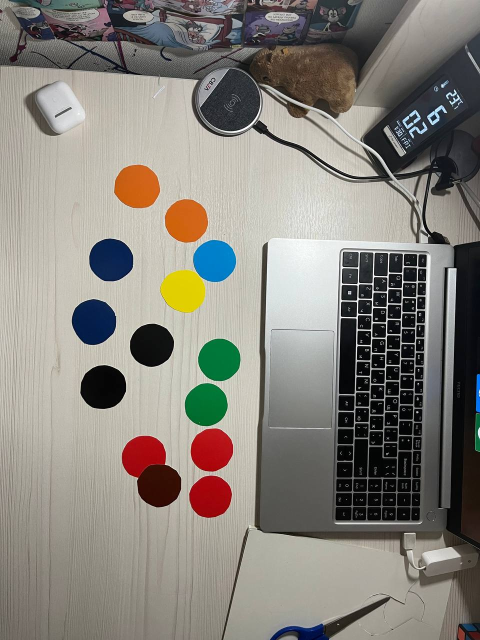
#> input picture КЗ/2 этап/Командные задачи/test.jpg, 960 x 1280 px, given in place of video.mjpg, which was not available (shown at 1/2 size)
$ python connection.py
#> lines starting #> are read from the running program, lines starting #| are printed output that depends on the picture; pictures that were not available may be replaced by others from this repository, and a replacement may not be noted
#> in readRaw, rawImg is the input picture: shape (1280, 960, 3); mean B, G, R 123.6, 130.9, 134.6
### ИРС/Final/server/solution/vision.py
import traceback

import cv2
import numpy as np
import math
from functools import lru_cache

def getUndistortedImage(img, mtx, dist):
    h, w = img.shape[:2]
#> h = 1280; w = 960
    newCameraMtx, roi = cv2.getOptimalNewCameraMatrix(mtx, dist, (w, h), 1, (w, h))
#> roi = (283, 136, 543, 953)
    dst = cv2.undistort(img, mtx, dist, None, newCameraMtx)
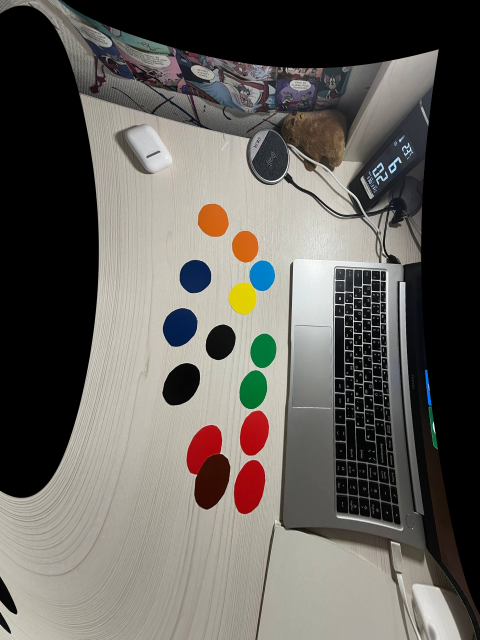
#> dst: shape (1280, 960, 3) (shown at 1/2 size); mean B, G, R 90.4, 95.7, 99
    x, y, w, h = roi
#> x = 283; y = 136; w = 543; h = 953
    dst = dst[y:y+h, x:x+w]
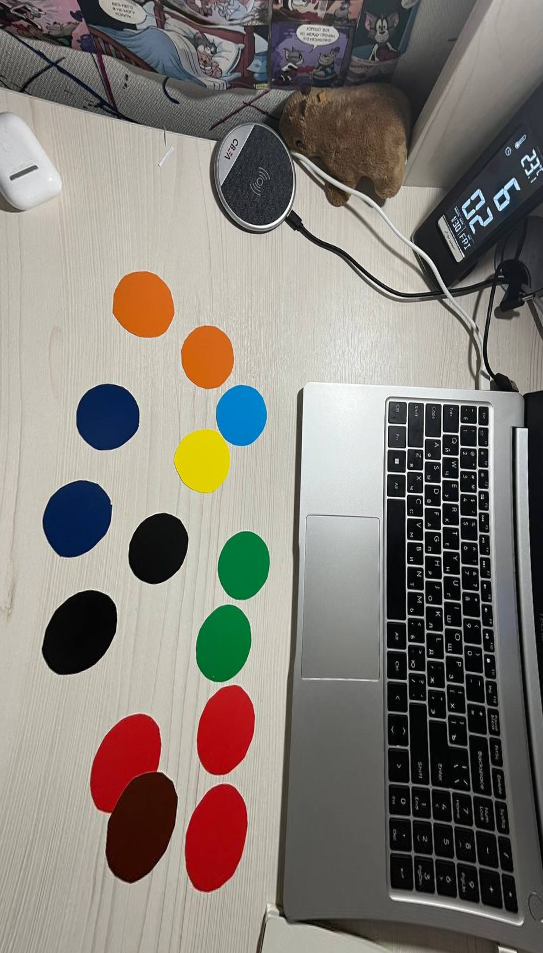
#> dst: shape (953, 543, 3); mean B, G, R 118.9, 125.5, 130.9
#> in getUndistortedImage (call 2), `dst = cv2.undistort(img, mtx, dist, None, newCameraMtx)`:
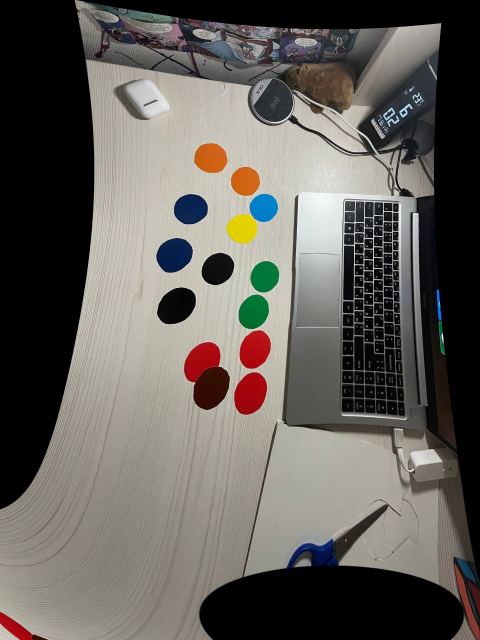
#> dst: shape (1280, 960, 3) (shown at 1/2 size); mean B, G, R 90.6, 96.3, 99.8
#> in getUndistortedImage (call 2), `dst = dst[y:y+h, x:x+w]`:
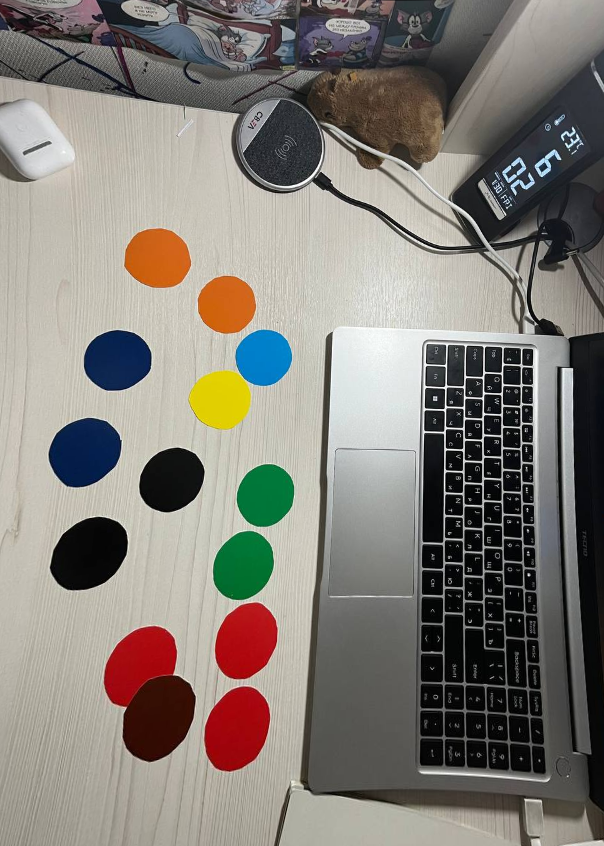
#> dst: shape (846, 604, 3); mean B, G, R 119.7, 126.5, 131.3
    return dst

# [22 lines left out: functions getStitcheredImage, rotateImage, rotateImageByPoint, not called in this run]

def getFullScene(leftImg, rightImg):
    k = 0.8035
    rightImg = cv2.resize(rightImg, (int(rightImg.shape[1] * k), int(rightImg.shape[0] * k)))
    offsetCenter = -40
    leftImg = leftImg[68 + offsetCenter:]
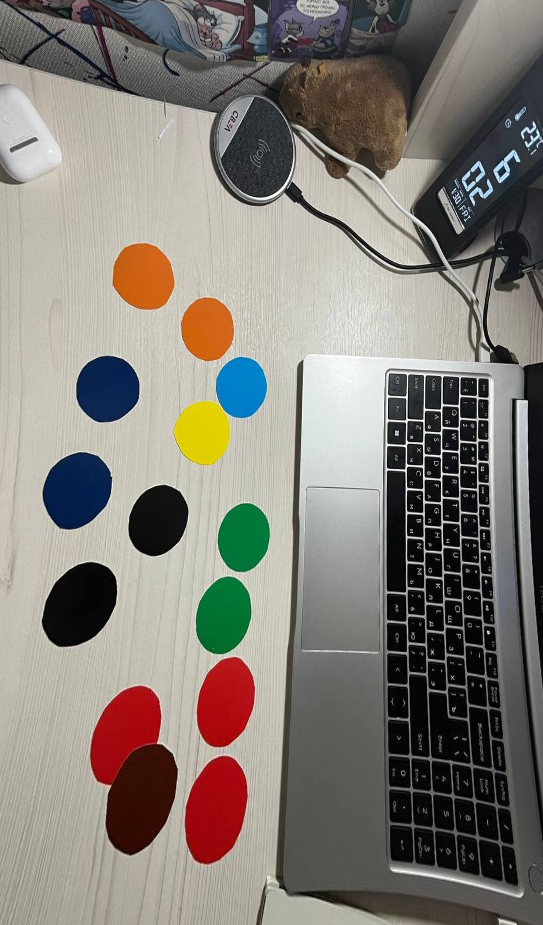
#> leftImg: shape (925, 543, 3); mean of channels 0, 1, 2 119.5, 126.4, 131.7; drawn as B, G, R
    rightImg = rightImg[:-150 + offsetCenter, 9:861]
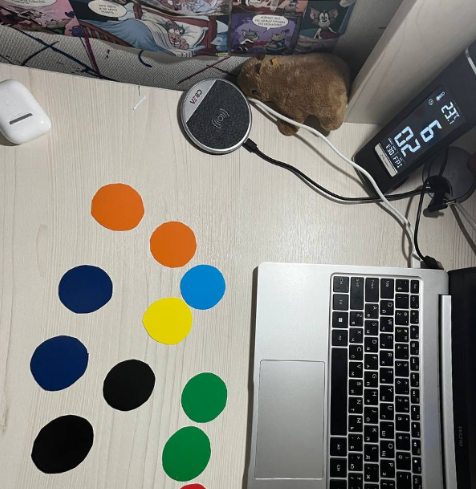
#> rightImg: shape (489, 476, 3); mean of channels 0, 1, 2 126.5, 133.4, 133.7; drawn as B, G, R
#> (the run stopped early here; a loop or call above may not have finished)

$ run again, on КЗ/2 этап/Командные задачи/aafsdfdas.jpg
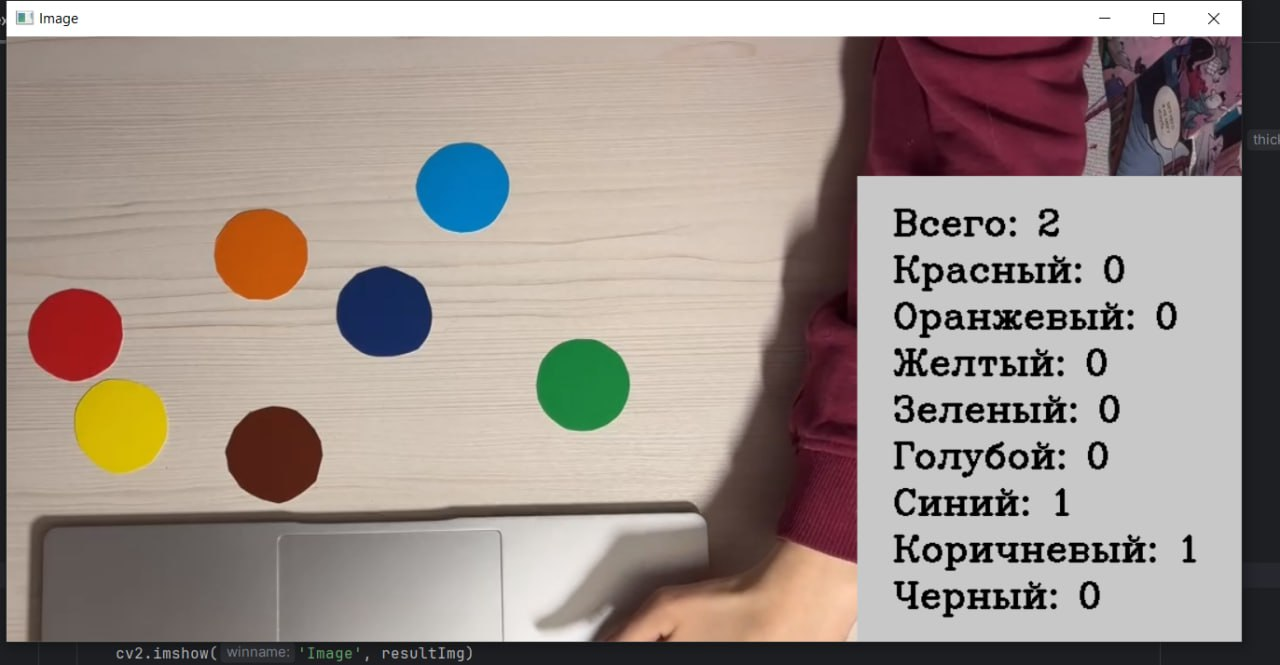
#> input picture КЗ/2 этап/Командные задачи/aafsdfdas.jpg, 1280 x 665 px, given in place of video.mjpg, which was not available
#> in readRaw, rawImg is the input picture: shape (665, 1280, 3); mean B, G, R 140.5, 146.6, 158.8
#> in getFullScene, `leftImg = leftImg[68 + offsetCenter:]`:
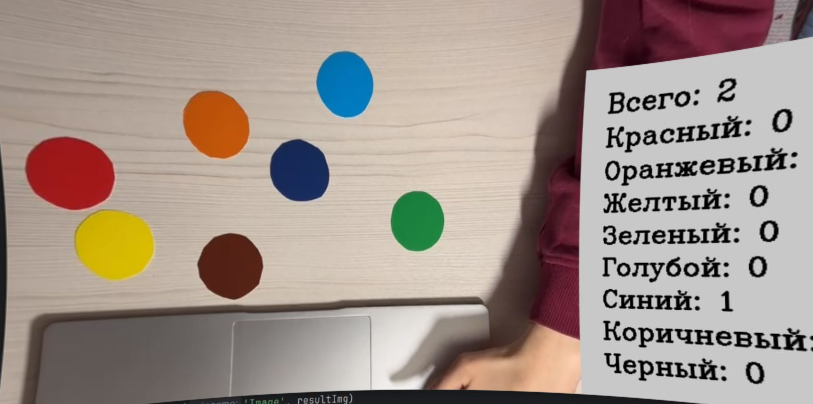
#> leftImg: shape (404, 813, 3); mean of channels 0, 1, 2 139, 147.4, 161.3; drawn as B, G, R
#> in getFullScene, `rightImg = rightImg[:-150 + offsetCenter, 9:861]`:
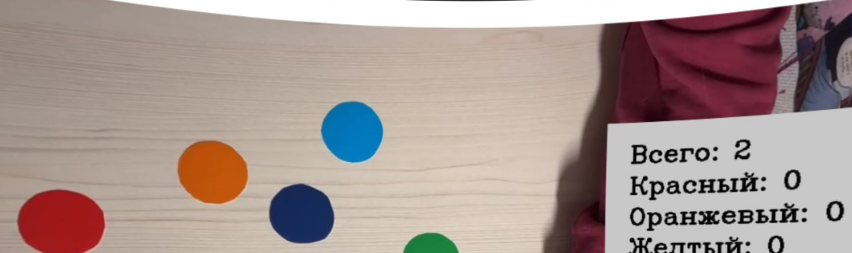
#> rightImg: shape (253, 852, 3); mean of channels 0, 1, 2 146, 150.7, 167.6; drawn as B, G, R

$ run again, on КЗ/2 этап/Командные задачи/squaeraewrsdrfas.jpg
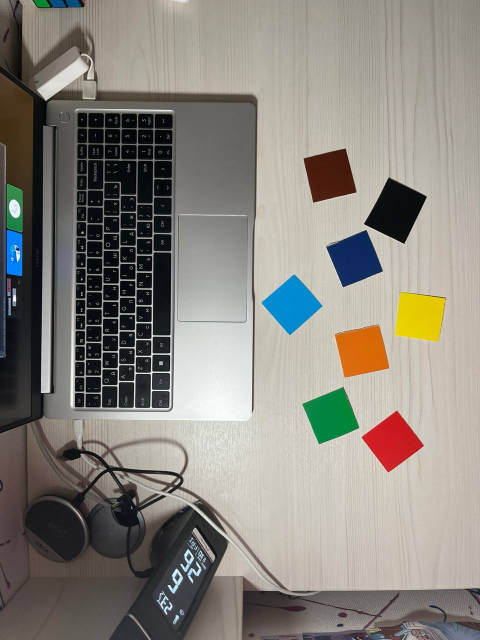
#> input picture КЗ/2 этап/Командные задачи/squaeraewrsdrfas.jpg, 960 x 1280 px, given in place of video.mjpg, which was not available (shown at 1/2 size)
#> in readRaw, rawImg is the input picture: shape (1280, 960, 3); mean B, G, R 125.5, 133.1, 136.8
#> in getFullScene, `leftImg = leftImg[68 + offsetCenter:]`:
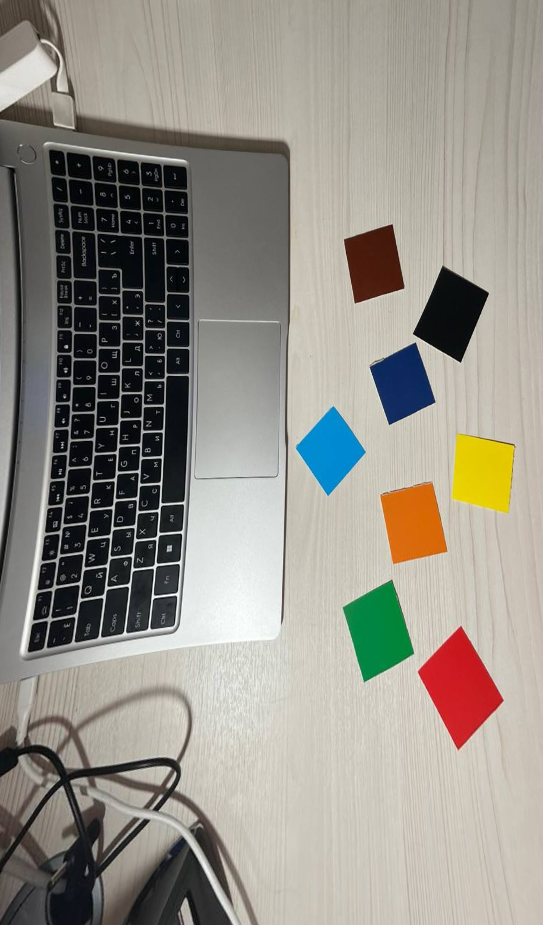
#> leftImg: shape (925, 543, 3); mean of channels 0, 1, 2 136.6, 145.5, 149.3; drawn as B, G, R
#> in getFullScene, `rightImg = rightImg[:-150 + offsetCenter, 9:861]`:
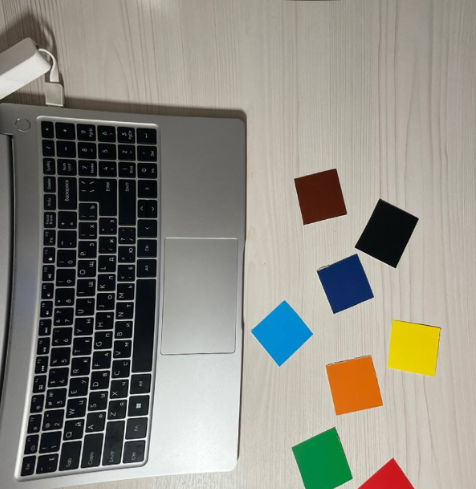
#> rightImg: shape (489, 476, 3); mean of channels 0, 1, 2 131.1, 140.1, 142.1; drawn as B, G, R
